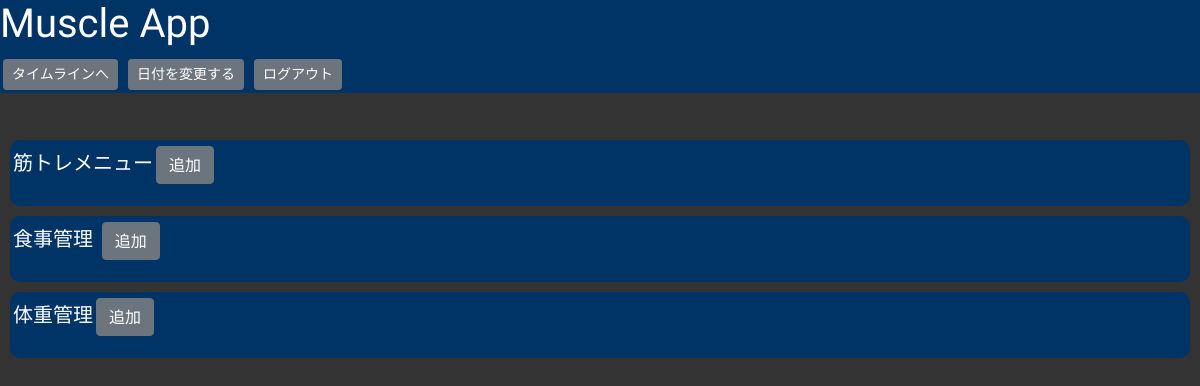
The app's page /home/ (signed in), older data.
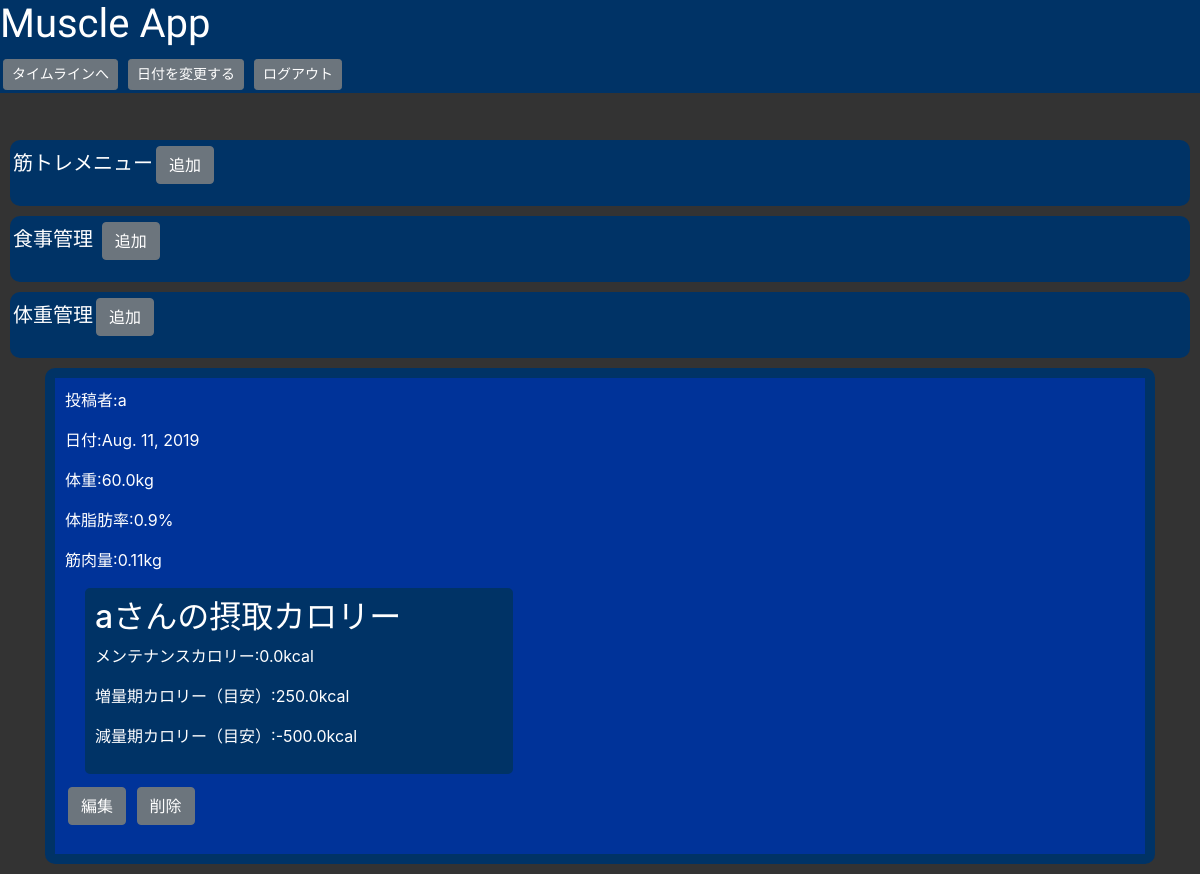
The same page, newer data.
### muscleapp/models.py (models this page shows)
class BodyModel(models.Model):
    weight = models.FloatField()
    percent_body_fat = models.FloatField(default=0)
    muscle_mass = models.FloatField(default=0)
    date = models.DateField(default=localdate())
    maintenance_calorie = models.FloatField(default=0)
    cutting_calorie = models.FloatField(default=0)
    increasing_calorie = models.FloatField(default=0)
    author = models.CharField(max_length=100)

### muscleapp/views.py (the view)
# urls.py: path('home/', homefunc, name='home'),
@login_required
def homefunc(request):
    if request.method == 'POST':
        changed_date = request.POST['date']
        login_name = request.user.get_username()
        workout_data = WorkoutModel.objects.filter(author=login_name, date__icontains=changed_date).all()
        diet_data = DietModel.objects.filter(author=login_name, date__icontains=changed_date).all()
        body_data = BodyModel.objects.filter(author=login_name, date__icontains=changed_date).all()
        for data in body_data:
            user = get_user_model()
            user_data = user.objects.get(username=data.author)
            data.maintenance_calorie = calculate_maintenance_calorie(user_data.workoutdegree, data.weight,
                                                                     user_data.height, user_data.age)
            data.cutting_calorie = data.maintenance_calorie - 500
            data.increasing_calorie = data.maintenance_calorie + 250
            data.save()
        return render(request, 'home.html',
                      {'workout_data': workout_data, 'diet_data': diet_data,
                       'body_data': body_data})
    else:
        now = timezone.localtime(timezone.now())
        login_name = request.user.get_username()
        workout_data = WorkoutModel.objects.filter(author=login_name, date__icontains=now.date()).all()
        diet_data = DietModel.objects.filter(author=login_name, date__icontains=now.date()).all()
        body_data = BodyModel.objects.filter(author=login_name, date__icontains=now.date()).all()
        for data in body_data:
            user = get_user_model()
            user_data = user.objects.get(username=data.author)
            data.maintenance_calorie = calculate_maintenance_calorie(user_data.workoutdegree, data.weight,
                                                                     user_data.height, user_data.age)
            data.cutting_calorie = data.maintenance_calorie - 500
            data.increasing_calorie = data.maintenance_calorie + 250
            data.save()
        return render(request, 'home.html',
                  {'workout_data': workout_data, 'diet_data': diet_data,
                   'body_data': body_data})

### muscleapp/views.py (called while the page is built)
def calculate_maintenance_calorie(degree, weight, height, age):
    maintenance_calorie = round(degree * (13.4 * weight + 4.8 * height - 5.68 * age + 88.4), 1)
    return maintenance_calorie

### templates/home.html (shortened to what this page needs)
{% extends 'base_afterlogin.html' %}
{% block customcss %}
{% load static %}
<link rel="stylesheet" type="text/css" href="{% static 'home_style.css' %}">
{% endblock customcss %}
{% block header %}
<h1>Muscle App</h1>
    <a href="{% url 'timeline_workout' %}" class="btn btn-secondary btn-sm">タイムラインへ</a>
    <a href="{% url 'change_date' %}" class="btn btn-secondary btn-sm">日付を変更する</a>
{% endblock header %}
{% block content %}
    <div class="menu">
        <p>筋トレメニュー<a href="{% url 'workout_create' %}" class="btn btn-secondary">追加</a></p>
    </div>
    <div class="menu">
    <p>食事管理 <a href="{% url 'diet_create' %}" class="btn btn-secondary">追加</a></p>
    </div>
    <div class="menu">
        <p>体重管理<a href="{% url 'body_create' %}" class="btn btn-secondary">追加</a></p>
    </div>
    {% for item in body_data %}
    <div class="container">
    <div class="info">
        <p>投稿者:{{ item.author }}</p>
        <p>日付:{{ item.date }}</p>
        <p>体重:{{ item.weight }}kg</p>
        <p>体脂肪率:{{ item.percent_body_fat }}%</p>
        <p>筋肉量:{{ item.muscle_mass }}kg</p>
        <div class="calorie">
    <h2>{{ item.author }}さんの摂取カロリー</h2>
    <p>メンテナンスカロリー:{{ item.maintenance_calorie }}kcal</p>
    <p>増量期カロリー（目安）:{{ item.increasing_calorie }}kcal</p>
    <p>減量期カロリー（目安）:{{ item.cutting_calorie }}kcal</p>
</div>
        <p><a href="{% url 'body_update' item.pk %}" class="btn btn-secondary">編集</a>
            <a href="{% url 'body_delete' item.pk %}" class="btn btn-secondary">削除</a></p>
    </div>
    </div>
    {% endfor %}
{% endblock content %}

### templates/base_afterlogin.html (shortened to what this page needs)
<!doctype html>
<html>
  <head>
    <link rel="stylesheet" href="https://stackpath.bootstrapcdn.com/bootstrap/4.3.1/css/bootstrap.min.css">
    {% load static %}
    <link rel="stylesheet" type="text/css" href="{% static 'base_afterlogin.css' %}">
    {% block customcss %}
    {% endblock customcss %}
  </head>
  <body>
    <header>
    {% block header %}
    {% endblock header %}
      <span class="logout"><a href="{% url 'logout' %}" class="btn btn-secondary btn-sm">ログアウト</a></span>
    </header>
    {% block content %}
    {% endblock content %}
  </body>
</html>

### static/base_afterlogin.css (style rules this page uses)
header .logout { display: inline; }

### static/home_style.css (style rules this page uses)
header { text-align: light; background-color: #003366; font-family: 'Raleway', sans-serif; color: #fff; width: 100%; position: fixed; top: 0; z-index: 100; }
body { background-color: #333333; color: #fff }
.menu { background-color: #003366; font-size: 20px; padding: 3px; margin: 10px; border-radius: 10px; }
.btn { margin: 3px; }
.info { padding: 10px; border-radius: 10px; background-color: #003399; margin: 10px auto; border: 10px solid #003366; }
.calorie { margin: 10px 20px; background-color: #003366; border-radius: 5px; border: 10px solid #003366; width: 40%; }

Row changes from the older to the newer data that the page shows:
added BodyModel: author "a", date "Aug. 11, 2019", weight "60.0", percent_body_fat "0.9", muscle_mass "0.11", maintenance_calorie "0.0", increasing_calorie "250.0", cutting_calorie "-500.0"
